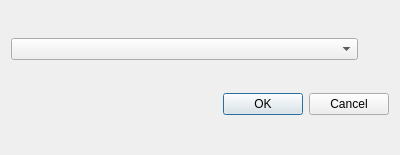
<?xml version="1.0" encoding="UTF-8"?>
<ui version="4.0">
 <class>mappingSelectionDialog</class>
 <widget class="QDialog" name="mappingSelectionDialog">
  <property name="geometry">
   <rect>
    <x>0</x>
    <y>0</y>
    <width>400</width>
    <height>155</height>
   </rect>
  </property>
  <property name="windowTitle">
   <string>Mapping-Definition auswählen</string>
  </property>
  <layout class="QGridLayout" name="gridLayout">
   <item row="0" column="0">
    <widget class="QComboBox" name="comboBox_mapping_selection">
     <item>
      <property name="text">
       <string/>
      </property>
     </item>
     <item>
      <property name="text">
       <string>ead2002_eadddb</string>
      </property>
     </item>
     <item>
      <property name="text">
       <string>ead_leobw</string>
      </property>
     </item>
     <item>
      <property name="text">
       <string>ead_iiif-json</string>
      </property>
     </item>
    </widget>
   </item>
   <item row="0" column="1">
    <widget class="QLabel" name="label">
     <property name="maximumSize">
      <size>
       <width>25</width>
       <height>25</height>
      </size>
     </property>
     <property name="toolTip">
      <string>An dieser Stelle können vorgefertigte Mappings gewählt werden. Für Excel-Mappings kann die Funktion &quot;Mapping-Definition bearbeiten&quot; verwendet werden.</string>
     </property>
     <property name="text">
      <string/>
     </property>
     <property name="pixmap">
      <pixmap resource="resources/resources.qrc">:/mapping-selection-dialog/info_icon.png</pixmap>
     </property>
     <property name="scaledContents">
      <bool>true</bool>
     </property>
    </widget>
   </item>
   <item row="1" column="0" colspan="2">
    <widget class="QDialogButtonBox" name="buttonBox">
     <property name="orientation">
      <enum>Qt::Horizontal</enum>
     </property>
     <property name="standardButtons">
      <set>QDialogButtonBox::Cancel|QDialogButtonBox::Ok</set>
     </property>
    </widget>
   </item>
  </layout>
 </widget>
 <resources>
  <include location="resources/resources.qrc"/>
 </resources>
 <connections>
  <connection>
   <sender>buttonBox</sender>
   <signal>accepted()</signal>
   <receiver>mappingSelectionDialog</receiver>
   <slot>accept()</slot>
   <hints>
    <hint type="sourcelabel">
     <x>248</x>
     <y>254</y>
    </hint>
    <hint type="destinationlabel">
     <x>157</x>
     <y>274</y>
    </hint>
   </hints>
  </connection>
  <connection>
   <sender>buttonBox</sender>
   <signal>rejected()</signal>
   <receiver>mappingSelectionDialog</receiver>
   <slot>reject()</slot>
   <hints>
    <hint type="sourcelabel">
     <x>316</x>
     <y>260</y>
    </hint>
    <hint type="destinationlabel">
     <x>286</x>
     <y>274</y>
    </hint>
   </hints>
  </connection>
 </connections>
</ui>
